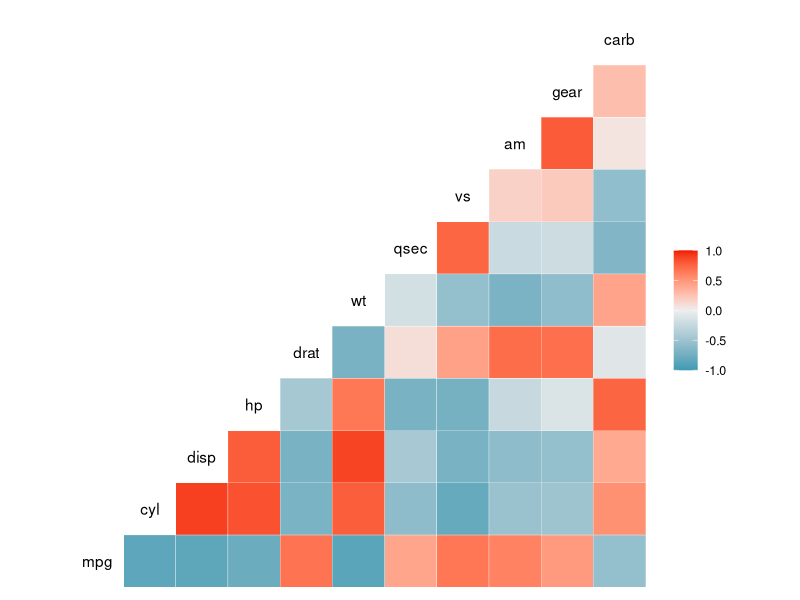
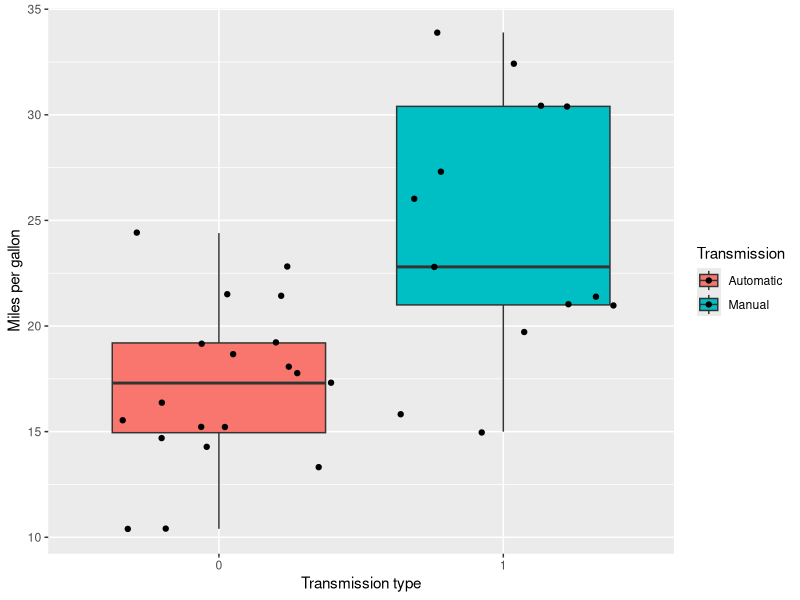
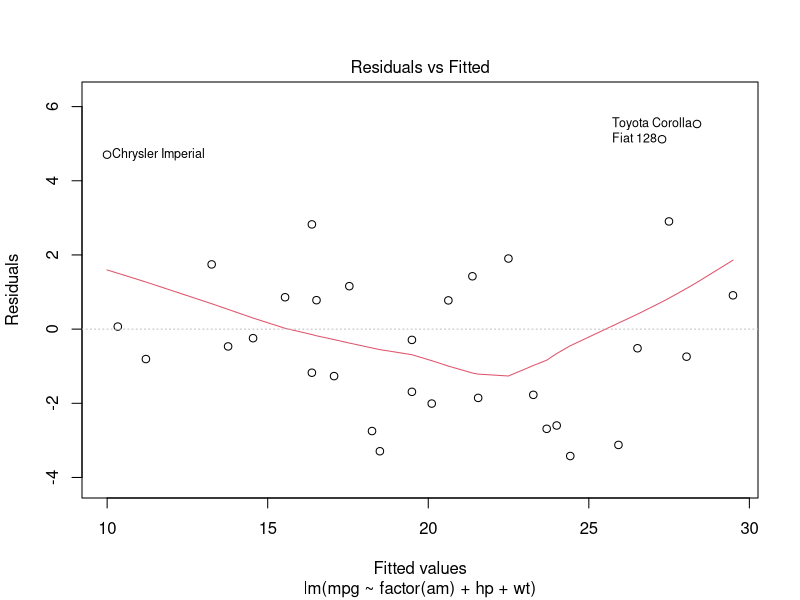
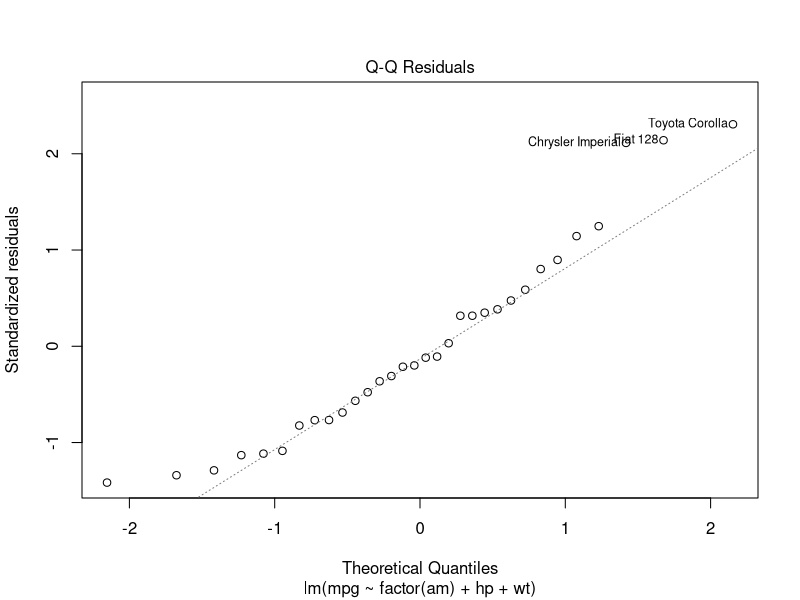
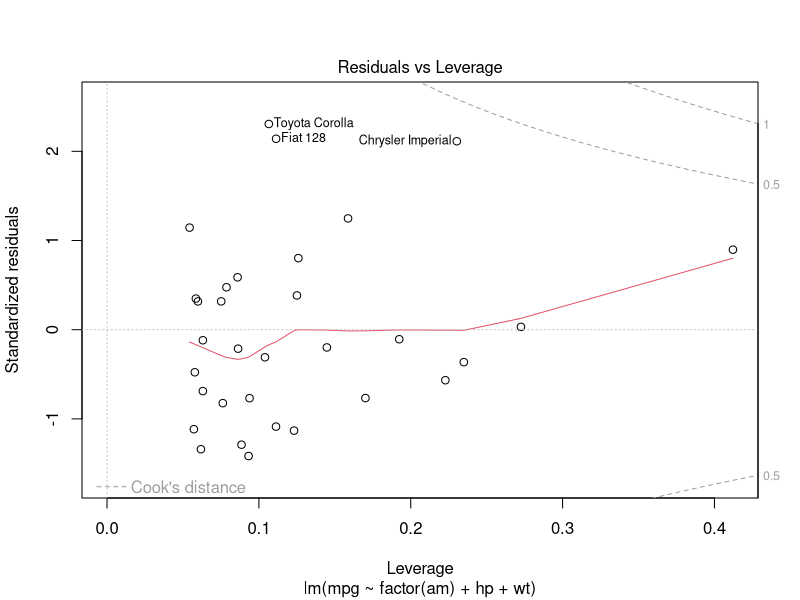

These figures' R source, in order:
## ---- chunk 1
fit1 <- lm(mpg ~ factor(am), mtcars)
summary(fit1)$call
summary(fit1)$coefficients
## ---- chunk 2
fit2 <- lm(mpg ~ factor(am) + hp, mtcars)
fit3 <- lm(mpg ~ factor(am) + hp + wt, mtcars)
fit4 <- lm(mpg ~ factor(am) + hp + wt + factor(cyl), mtcars)
anova(fit1,fit2,fit3,fit4)
## ---- chunk 3
shapiro.test(fit3$residuals)
## ---- chunk 4
summary(fit3)$coefficients
## ---- chunk 5
str(mtcars)
## ---- chunk 6
head(mtcars)
## ---- chunk 7
library(GGally)
ggcorr(mtcars)
## ---- chunk 8
library(ggplot2)
qplot(factor(am), 
      mpg, 
      geom = c("boxplot", "jitter"), 
      fill = factor(am), 
      data = mtcars, 
      xlab = "Transmission type", 
      ylab = "Miles per gallon") + 
    scale_fill_discrete("Transmission", 
                        labels=c("Automatic", "Manual"))
## ---- chunk 9
plot(fit3, which = 1)
## ---- chunk 10
plot(fit3, which = 2)
## ---- chunk 11
plot(fit3, which = 5)
